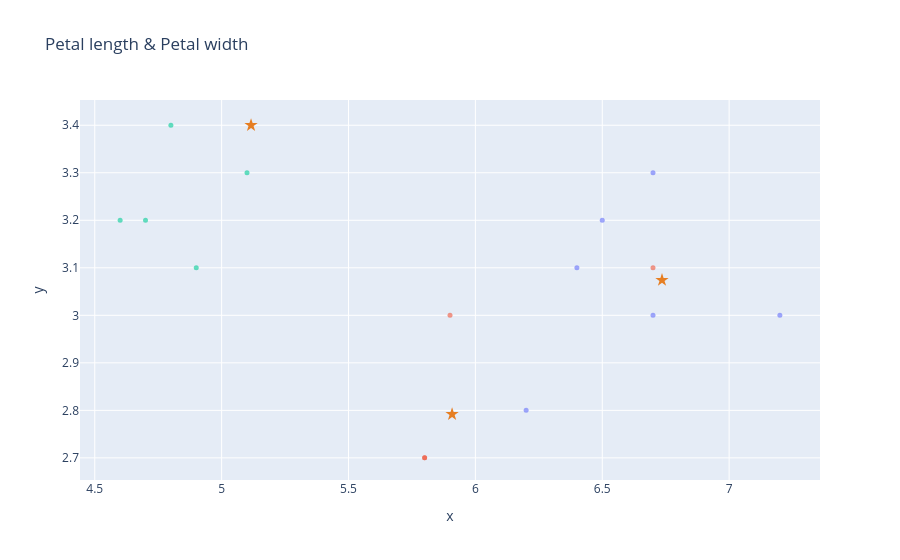

Notebook source saved alongside this figure:
### Code cell
fig = plot_dataframe(validation[:, :2], title='Blobs Dataset', label=y_validation)
for i, centroid in enumerate(centroids):
    fig = plot_centroid(fig, centroid, colors=["#e67e22"], marker_size=10, symbol='star', name=f'Centroid {i+1}')
fig.update_layout(showlegend=False, title='Petal length & Petal width')
fig.show()

### Figure 1 — Plotly figure (JSON) as saved in the notebook; plotly's stock layout.template omitted (floating-point values rounded to 4 significant figures)
{"data": [{"hovertemplate": "color=#f1948a<br>x=%{x}<br>y=%{y}<extra></extra>", "legendgroup": "#f1948a", "marker": {"color": "#636efa", "opacity": 0.6, "size": 5, "symbol": "circle"}, "mode": "markers", "name": "#f1948a", "orientation": "v", "showlegend": true, "type": "scatter", "x": [6.5, 6.7, 6.2, 6.4, 7.2, 6.7], "xaxis": "x", "y": [3.2, 3.0, 2.8, 3.1, 3.0, 3.3], "yaxis": "y"}, {"hovertemplate": "color=#82e0aa<br>x=%{x}<br>y=%{y}<extra></extra>", "legendgroup": "#82e0aa", "marker": {"color": "#EF553B", "opacity": 0.6, "size": 5, "symbol": "circle"}, "mode": "markers", "name": "#82e0aa", "orientation": "v", "showlegend": true, "type": "scatter", "x": [5.9, 5.8, 6.7, 5.8], "xaxis": "x", "y": [3.0, 2.7, 3.1, 2.7], "yaxis": "y"}, {"hovertemplate": "color=#f7dc6f<br>x=%{x}<br>y=%{y}<extra></extra>", "legendgroup": "#f7dc6f", "marker": {"color": "#00cc96", "opacity": 0.6, "size": 5, "symbol": "circle"}, "mode": "markers", "name": "#f7dc6f", "orientation": "v", "showlegend": true, "type": "scatter", "x": [5.1, 4.7, 4.6, 4.9, 4.8], "xaxis": "x", "y": [3.3, 3.2, 3.2, 3.1, 3.4], "yaxis": "y"}, {"marker": {"color": "#e67e22", "size": 10, "symbol": "star"}, "mode": "markers", "name": "Centroid 1", "type": "scatter", "x": [6.735], "y": [3.074]}, {"marker": {"color": "#e67e22", "size": 10, "symbol": "star"}, "mode": "markers", "name": "Centroid 2", "type": "scatter", "x": [5.116], "y": [3.4]}, {"marker": {"color": "#e67e22", "size": 10, "symbol": "star"}, "mode": "markers", "name": "Centroid 3", "type": "scatter", "x": [5.908], "y": [2.792]}], "layout": {"legend": {"title": {"text": "color"}, "tracegroupgap": 0}, "showlegend": false, "title": {"text": "Petal length & Petal width"}, "xaxis": {"anchor": "y", "domain": [0, 1], "title": {"text": "x"}}, "yaxis": {"anchor": "x", "domain": [0, 1], "title": {"text": "y"}}}}
